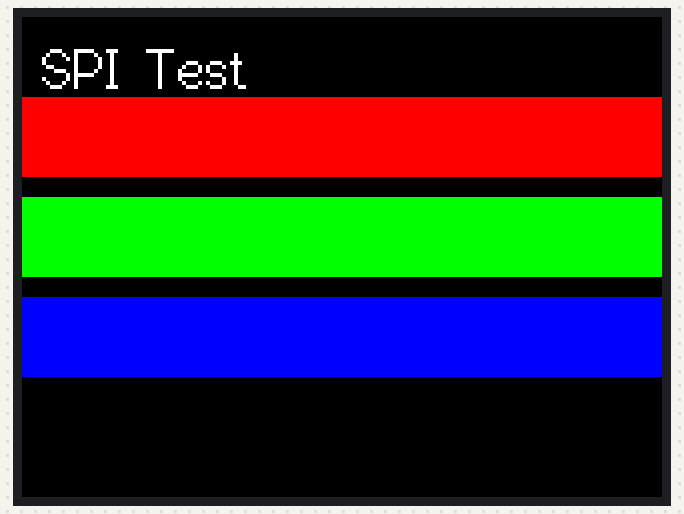
Simulated run of this program. Board: ESP32. Parts: 320×240 colour display.

Above: at 0.3 s.

The program:

main.cpp
```cpp
#include <Arduino.h>
#include <TFT_eSPI.h>
#include "User_Setup.h"

// Other SPI device CS pins
#define TOUCH_CS  15
#define ADC1_CS   14
#define ADC2_CS   21

TFT_eSPI tft = TFT_eSPI();

void setup() {
  // Disable other SPI devices first
  pinMode(TOUCH_CS, OUTPUT);
  digitalWrite(TOUCH_CS, HIGH);
  pinMode(ADC1_CS, OUTPUT);
  digitalWrite(ADC1_CS, HIGH);
  pinMode(ADC2_CS, OUTPUT);
  digitalWrite(ADC2_CS, HIGH);

  // Initialize display
  tft.init();
  tft.setRotation(1);  // Adjust rotation as needed
  tft.fillScreen(TFT_BLACK);

  // Display test pattern
  tft.setTextColor(TFT_WHITE, TFT_BLACK);
  tft.setTextSize(2);
  tft.drawString("SPI Test", 10, 10, 2);

  tft.fillRect(0, 40, tft.width(), 40, TFT_RED);
  tft.fillRect(0, 90, tft.width(), 40, TFT_GREEN);
  tft.fillRect(0, 140, tft.width(), 40, TFT_BLUE);

  tft.setTextColor(TFT_BLACK, TFT_WHITE);
  tft.drawCentreString("SUCCESS!", tft.width()/2, 190, 2);
}

void loop() {
  // Add touch test logic here if needed
}
```

User_Setup.h
```cpp
// User_Setup.h for ILI9341 ESP32 configuration
#define USER_SETUP_LOADED

#define ILI9341_DRIVER

#define TFT_MISO  19
#define TFT_MOSI  23
#define TFT_SCLK  18

#define TFT_CS    5
#define TFT_DC    4
#define TFT_RST   -1  // Software reset

#define LOAD_GLCD
#define LOAD_FONT2
#define LOAD_FONT4

#define SPI_FREQUENCY  27000000
#define SPI_READ_FREQUENCY 20000000
#define SPI_TOUCH_FREQUENCY 2500000
```
